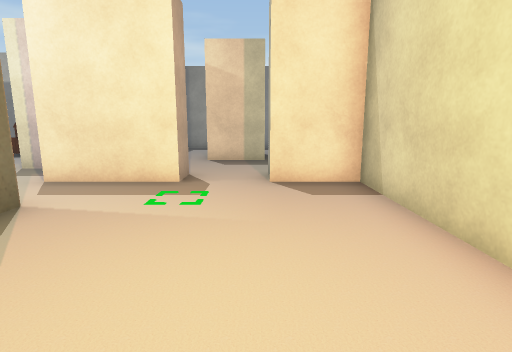
view 1 (above)

21 first-person views from a walk through a scene from a Unity 3-D project. The camera is 1.3 m above the floor, tilts 10° down and sees 80° across. The floor is counted in squares, 1 m on a side. Each view is taken from the middle of a square. On the plan, view 1 faces up. The plan holds only what a view shows up to about 14 squares ahead; the rest is blank. Some surface patterns are stand-ins.

view 2
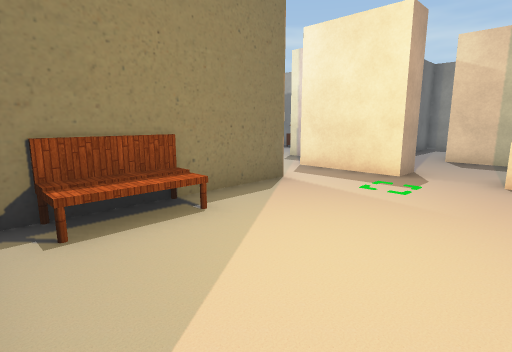

view 3
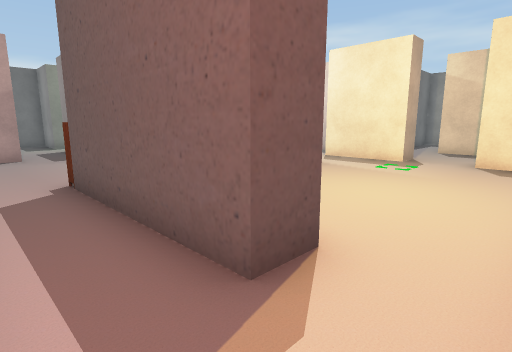

view 4
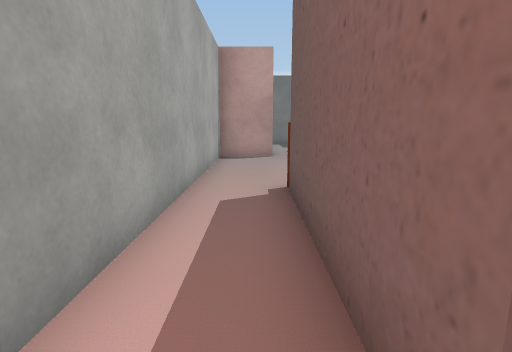

view 5
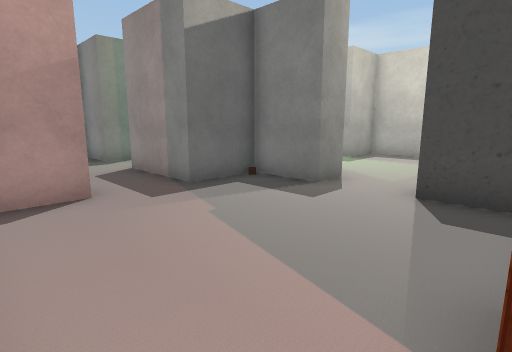

view 6
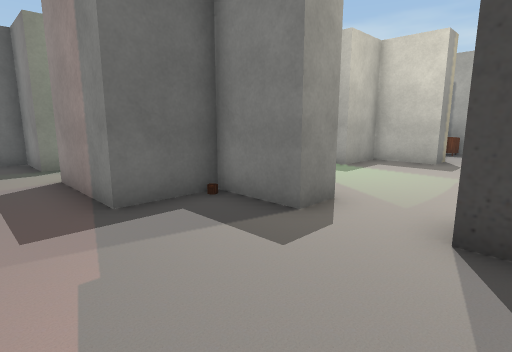

view 7
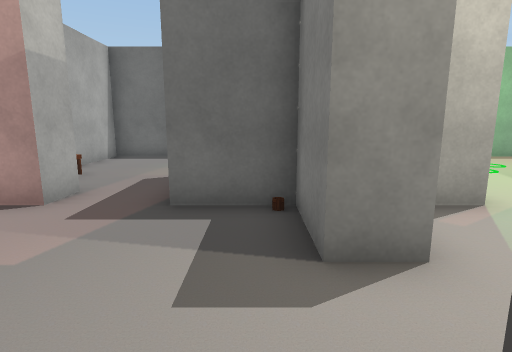

view 8
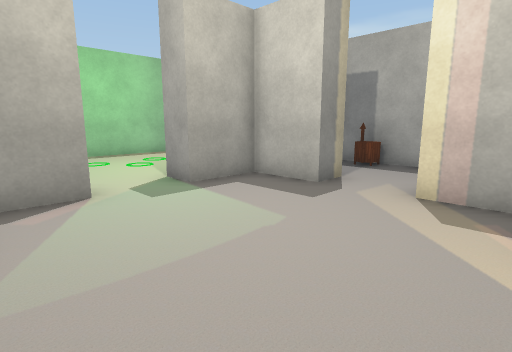

view 9
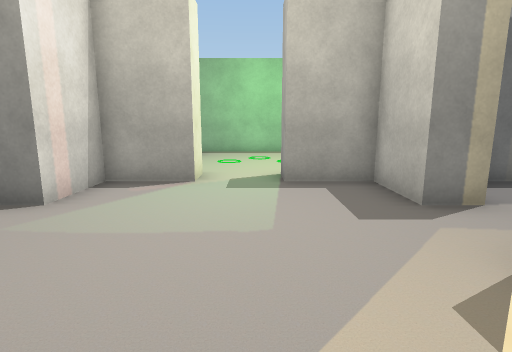

view 10
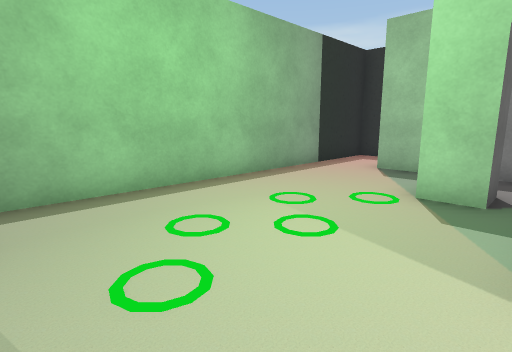

view 11
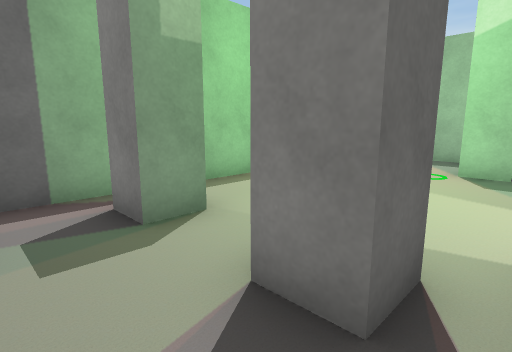

view 12
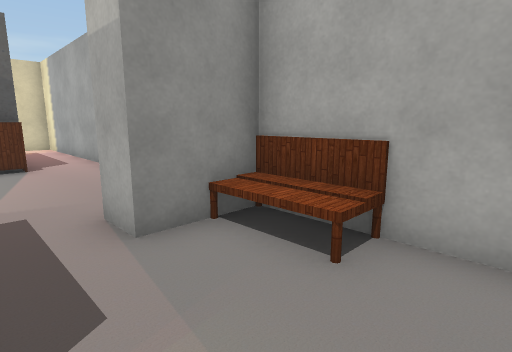

view 13
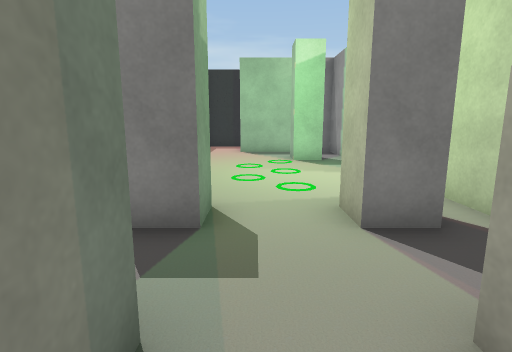

view 14
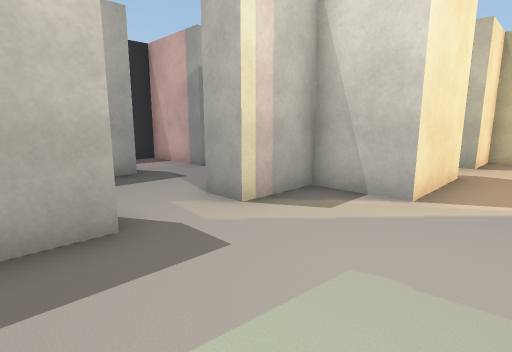

view 15
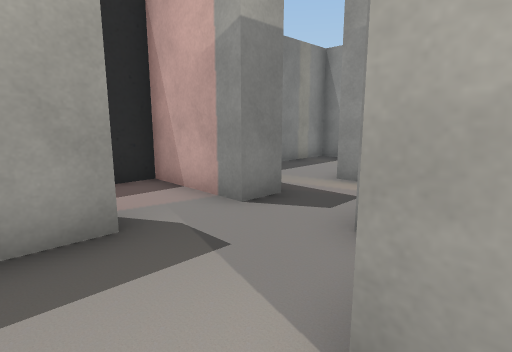

view 16
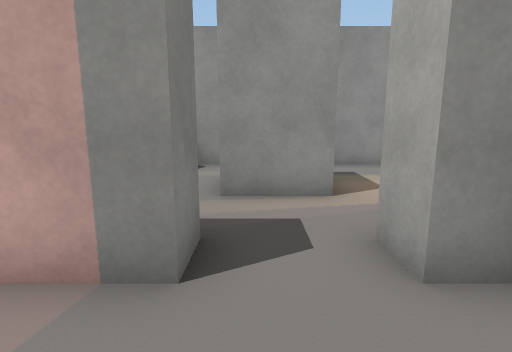

view 17
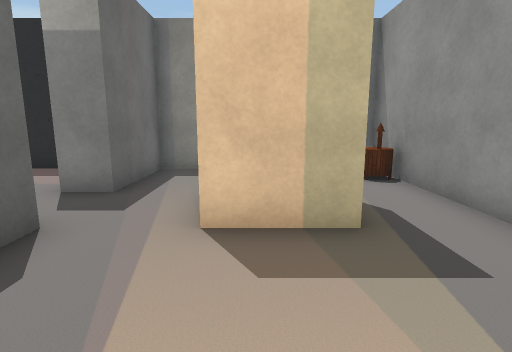

view 18
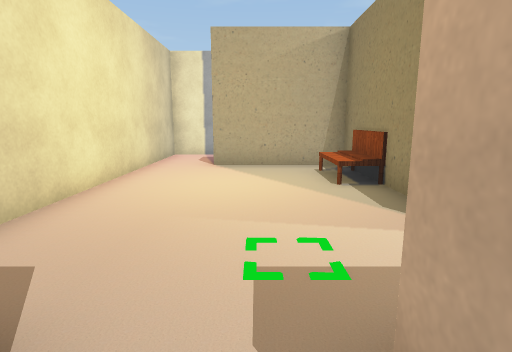

view 19
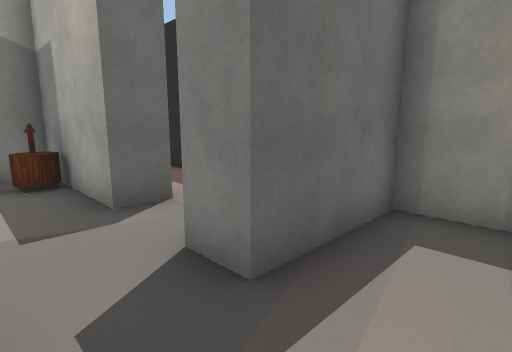

view 20
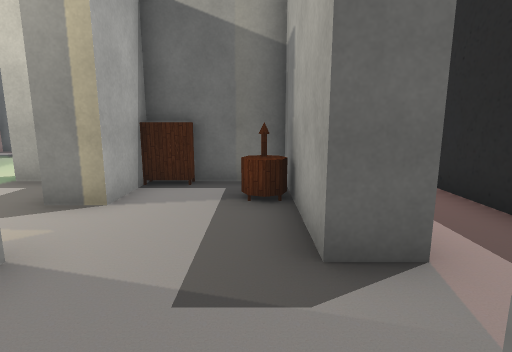

view 21
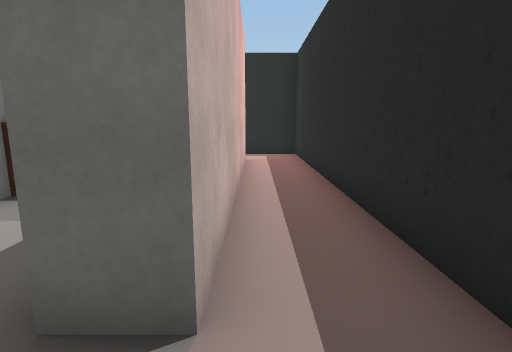

### Floor plan
Ten units are one square. View 1 is at (0, 0); x grows to the right and y downward. Boxes are objects, and circles mark ways between rooms. Rooms are numbered by the first view taken in them; rooms with no view inside come last. Other rooms are left out.
<svg viewBox="-182 -161 212 211">
<path fill="none" stroke="#000" d="M-37 -48 -37 14 3 14M-17 -78 -17 -66 -47 -66M23 14 23 -66 3 -66 3 -72M-54 -16 -68 -16M3 14 3 24 -45 24M-107 24 -107 44 23 44 23 14M-87 -26 -87 -16 -107 -16 -107 4M-107 -46 -107 -26 -87 -26M-47 -66 -47 -86 -67 -86 -67 -98M-87 -96 -87 -86 -107 -86 -107 -66M-118 -46 -107 -46M-107 -66 -118 -66M-127 -38 -127 -26 -137 -26 -137 -38M-157 -38 -157 -26 -168 -26M-127 -108 -127 -96 -137 -96 -137 -106M-117 -106 -117 -126 -158 -126M-117 -31 -117 -42M-177 -136 -177 -6M-157 -8 -157 4 -177 4 -177 44 -117 44 -117 24 -107 24M-107 4 -138 4M-47 -99 -47 -106M-67 -136 -67 -126 -107 -126 -107 -96 -87 -96M-47 -126 -47 -136M4 -106 -17 -106 -17 -128M-47 -106 -37 -106 -37 -100M-22 -156 -37 -156 -37 -126 -47 -126M23 -81 23 -156 -2 -156M-156 -136 -67 -136M-47 -136 -47 -156 -177 -156 -177 -136"/>
<rect x="-55" y="15" width="10" height="10" fill="#bbb"><title>dresser</title></rect>
<rect x="-45" y="-15" width="10" height="10" fill="#bbb"><title>other object</title></rect>
<rect x="-135" y="35" width="10" height="10" fill="#bbb"><title>other object</title></rect>
<rect x="-105" y="-105" width="10" height="10" fill="#bbb"><title>dresser</title></rect>
<rect x="-95" y="-125" width="10" height="10" fill="#bbb"><title>other object</title></rect>
<rect x="15" y="-145" width="10" height="10" fill="#bbb"><title>other object</title></rect>
<circle cx="15" cy="20" r="3" fill="#2a7"/>
<circle cx="-40" cy="-55" r="3" fill="#2a7"/>
<circle cx="-5" cy="-70" r="3" fill="#2a7"/>
<circle cx="-75" cy="-20" r="3" fill="#2a7"/>
<circle cx="-110" cy="15" r="3" fill="#2a7"/>
<circle cx="-110" cy="-55" r="3" fill="#2a7"/>
<circle cx="-75" cy="-90" r="3" fill="#2a7"/>
<circle cx="-145" cy="0" r="3" fill="#2a7"/>
<circle cx="-165" cy="-130" r="3" fill="#2a7"/>
<circle cx="-40" cy="-115" r="3" fill="#2a7"/>
<circle cx="-55" cy="-130" r="3" fill="#2a7"/>
<text x="-10" y="-30">1</text>
<text x="-50" y="20">2</text>
<text x="-80" y="-60">3</text>
<text x="-140" y="-70">4</text>
<text x="-140" y="20">5</text>
<text x="-70" y="-110">6</text>
<text x="-20" y="-120">7</text>
<text x="-110" y="-150">8</text>
</svg>
Room 1 opens to room 2. Room 1 opens to room 3. Room 1 opens to room 7. Room 2 opens to room 3. Room 2 opens to room 5. Room 3 opens to room 4. Room 3 opens to room 6. Room 4 opens to room 5. Room 4 opens to room 8. Room 6 opens to room 7. Room 6 opens to room 8.

Where each view was taken, in squares from view 1:
view 1: 0 up, 0 right, facing up
view 2: 1 down, 1 right, facing up-left
view 3: 4 down, 2 right, facing up-left
view 4: 3 down, 1 right, facing left
view 5: 4 down, 5 left, facing up-left
view 6: 2 down, 6 left, facing up-left
view 7: 1 up, 6 left, facing left
view 8: 3 up, 5 left, facing up-left
view 9: 6 up, 4 left, facing left
view 10: 4 up, 12 left, facing up-left
view 11: 1 up, 12 left, facing up-left
view 12: 1 down, 15 left, facing down-right
view 13: 1 down, 15 left, facing up
view 14: 5 up, 10 left, facing up-right
view 15: 9 up, 8 left, facing up-right
view 16: 12 up, 7 left, facing right
view 17: 7 up, 1 left, facing up
view 18: 8 up, 1 left, facing down
view 19: 11 up, 2 left, facing up-left
view 20: 12 up, 4 left, facing left
view 21: 14 up, 5 left, facing left
